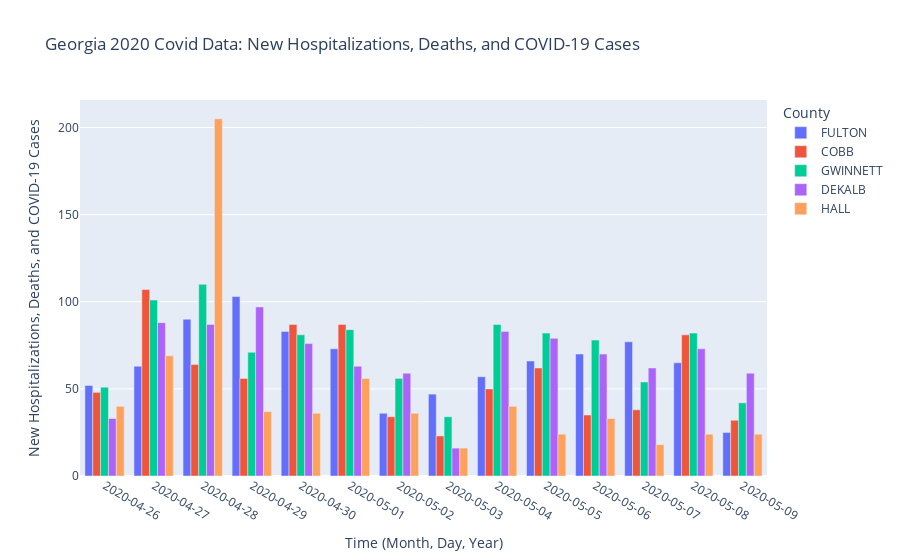

Write notebook code for a chart like this one.
### Code cell
plotly8 = px.bar(dailySpecific, 
                 x='DATESTAMP_MOD_DAY', 
                 y = 'newHospAndDeathsAndCovid', 
                 color='COUNTY',
                 barmode= 'group',
                 title='Georgia 2020 Covid Data: New Hospitalizations, Deaths, and COVID-19 Cases',
                 labels={'DATESTAMP_MOD_DAY':'Time (Month, Day, Year)', 
                         'newHospAndDeathsAndCovid':'New Hospitalizations, Deaths, and COVID-19 Cases', 
                         'COUNTY':'County'},
                 )
plotly8.update_layout(
    xaxis=dict(
        tickmode = 'linear',
        type = 'category',
    )
)
plotly8.show()

### Figure 1 — Plotly figure (JSON) as saved in the notebook; plotly's stock layout.template omitted (floating-point values rounded to 4 significant figures)
{"data": [{"alignmentgroup": "True", "hovertemplate": "County=FULTON<br>Time (Month, Day, Year)=%{x}<br>New Hospitalizations, Deaths, and COVID-19 Cases=%{y}<extra></extra>", "legendgroup": "FULTON", "marker": {"color": "#636efa", "pattern": {"shape": ""}}, "name": "FULTON", "offsetgroup": "FULTON", "orientation": "v", "showlegend": true, "textposition": "auto", "type": "bar", "x": ["2020-04-26", "2020-04-27", "2020-04-28", "2020-04-29", "2020-04-30", "2020-05-01", "2020-05-02", "2020-05-03", "2020-05-04", "2020-05-05", "2020-05-06", "2020-05-07", "2020-05-08", "2020-05-09"], "xaxis": "x", "y": [52, 63, 90, 103, 83, 73, 36, 47, 57, 66, 70, 77, 65, 25], "yaxis": "y"}, {"alignmentgroup": "True", "hovertemplate": "County=COBB<br>Time (Month, Day, Year)=%{x}<br>New Hospitalizations, Deaths, and COVID-19 Cases=%{y}<extra></extra>", "legendgroup": "COBB", "marker": {"color": "#EF553B", "pattern": {"shape": ""}}, "name": "COBB", "offsetgroup": "COBB", "orientation": "v", "showlegend": true, "textposition": "auto", "type": "bar", "x": ["2020-04-26", "2020-04-27", "2020-04-28", "2020-04-29", "2020-04-30", "2020-05-01", "2020-05-02", "2020-05-03", "2020-05-04", "2020-05-05", "2020-05-06", "2020-05-07", "2020-05-08", "2020-05-09"], "xaxis": "x", "y": [48, 107, 64, 56, 87, 87, 34, 23, 50, 62, 35, 38, 81, 32], "yaxis": "y"}, {"alignmentgroup": "True", "hovertemplate": "County=GWINNETT<br>Time (Month, Day, Year)=%{x}<br>New Hospitalizations, Deaths, and COVID-19 Cases=%{y}<extra></extra>", "legendgroup": "GWINNETT", "marker": {"color": "#00cc96", "pattern": {"shape": ""}}, "name": "GWINNETT", "offsetgroup": "GWINNETT", "orientation": "v", "showlegend": true, "textposition": "auto", "type": "bar", "x": ["2020-04-26", "2020-04-27", "2020-04-28", "2020-04-29", "2020-04-30", "2020-05-01", "2020-05-02", "2020-05-03", "2020-05-04", "2020-05-05", "2020-05-06", "2020-05-07", "2020-05-08", "2020-05-09"], "xaxis": "x", "y": [51, 101, 110, 71, 81, 84, 56, 34, 87, 82, 78, 54, 82, 42], "yaxis": "y"}, {"alignmentgroup": "True", "hovertemplate": "County=DEKALB<br>Time (Month, Day, Year)=%{x}<br>New Hospitalizations, Deaths, and COVID-19 Cases=%{y}<extra></extra>", "legendgroup": "DEKALB", "marker": {"color": "#ab63fa", "pattern": {"shape": ""}}, "name": "DEKALB", "offsetgroup": "DEKALB", "orientation": "v", "showlegend": true, "textposition": "auto", "type": "bar", "x": ["2020-04-26", "2020-04-27", "2020-04-28", "2020-04-29", "2020-04-30", "2020-05-01", "2020-05-02", "2020-05-03", "2020-05-04", "2020-05-05", "2020-05-06", "2020-05-07", "2020-05-08", "2020-05-09"], "xaxis": "x", "y": [33, 88, 87, 97, 76, 63, 59, 16, 83, 79, 70, 62, 73, 59], "yaxis": "y"}, {"alignmentgroup": "True", "hovertemplate": "County=HALL<br>Time (Month, Day, Year)=%{x}<br>New Hospitalizations, Deaths, and COVID-19 Cases=%{y}<extra></extra>", "legendgroup": "HALL", "marker": {"color": "#FFA15A", "pattern": {"shape": ""}}, "name": "HALL", "offsetgroup": "HALL", "orientation": "v", "showlegend": true, "textposition": "auto", "type": "bar", "x": ["2020-05-06", "2020-05-07", "2020-05-08", "2020-05-09", "2020-04-26", "2020-04-27", "2020-04-28", "2020-04-29", "2020-04-30", "2020-05-01", "2020-05-02", "2020-05-03", "2020-05-04", "2020-05-05"], "xaxis": "x", "y": [33, 18, 24, 24, 40, 69, 205, 37, 36, 56, 36, 16, 40, 24], "yaxis": "y"}], "layout": {"barmode": "group", "legend": {"title": {"text": "County"}, "tracegroupgap": 0}, "title": {"text": "Georgia 2020 Covid Data: New Hospitalizations, Deaths, and COVID-19 Cases"}, "xaxis": {"anchor": "y", "domain": [0, 1], "tickmode": "linear", "title": {"text": "Time (Month, Day, Year)"}, "type": "category"}, "yaxis": {"anchor": "x", "domain": [0, 1], "title": {"text": "New Hospitalizations, Deaths, and COVID-19 Cases"}}}}
